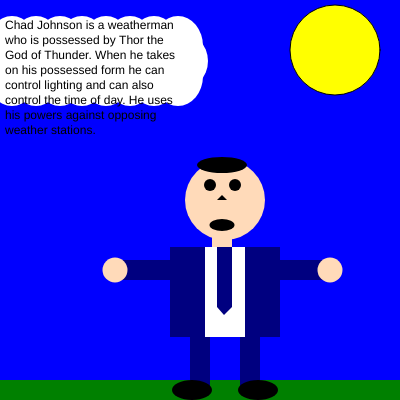
Frame 1 (no input)
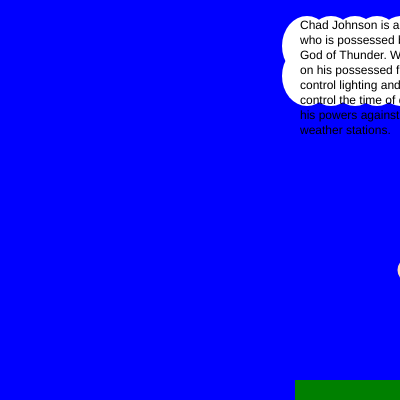
Frame 60 (no input)
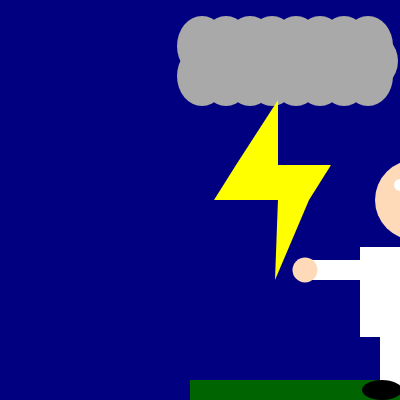
Frame 120 (the mouse pressed at the canvas centre since frame 60)

The p5.js sketch that drew these frames (run headless with seeded random() and noise() and a simulated clock; from frame 60 on, the mouse is pressed at the canvas centre):

// p5.js sketch
// ── sketch.js
var x = 0;

function setup() {
  createCanvas(400, 400);
}

function draw() {
  background(220);

  push();
  translate(x, 0);
  avatar();
x = x + 5;
  if (x > width) {
  x = 0;
  }

  pop();

}
function avatar(){
background('blue');


    //sun
    fill('yellow');
    ellipse(335, 50, 90, 90);

    //clouds
    fill('white');
    noStroke();
    ellipse(12, 46, 50, 60);
    ellipse(36, 46, 50, 60);
    ellipse(60, 46, 50, 60);
    ellipse(82, 46, 50, 60);
    ellipse(106, 46, 50, 60);
    ellipse(130, 46, 50, 60);
    ellipse(154, 46, 50, 60);
    ellipse(178, 46, 50, 60);

    //middle cloud
    ellipse(178, 61, 60, 60);

    //bottom layer clouds
    ellipse(12, 76, 50, 60);
    ellipse(36, 76, 50, 60);
    ellipse(60, 76, 50, 60);
    ellipse(82, 76, 50, 60);
    ellipse(106, 76, 50, 60);
    ellipse(130, 76, 50, 60);
    ellipse(154, 76, 50, 60);
    ellipse(178, 76, 50, 60);

    fill('black')
      text('Chad Johnson is a weatherman who is possessed by Thor the God of Thunder. When he takes on his possessed form he can control lighting and can also control the time of day. He uses his powers against opposing weather stations.', 5, 20, 180, 120);

    //grass
    fill('green');
    rect(0, 380, 400, 20);

    //head
    fill('peachpuff');
    circle(225, width/2, 80, 80);

    //hair
    fill('black')
    ellipse(222, 165, 50, 16);

    //eyes
    fill('black');
    ellipse(210, 185, 12, 12);
    ellipse(235, 185, 12, 12);

    //nose
    triangle(222, 195, 217, 200, 227, 200);

    //mouth
    ellipse(222, 225, 25, 12);

    //neck
    fill('peachpuff');
    rect(212, 235, 20, 12 );

    //torso
    fill('white');
    rect(170, 247, 110, 90);

    fill('#000080');
    rect(170, 247, 35, 90);
    rect(245, 247, 35, 90);

    //tie
    rect(217, 247, 15, 60 );
    triangle(217, 307, 232, 307, 224, 315);



    //legs

    rect(190, 337, 20, 50);
    rect(240, 337, 20, 50);

    //arms
    rect(115, 260, 55, 20);
      rect( 280, 260, 55, 20);

    //hands
    fill('peachpuff');
    circle(330, 270, 25);
    circle(115, 270, 25);

    //feet
    fill('black');
    ellipse(192, 390, 40, 20);
    ellipse(258, 390, 40, 20);


    if(mouseIsPressed){

    background('#000080');

     //sun
    fill('white');
    ellipse(335, 50, 90, 90);

    //clouds
    fill('#A9A9A9');
    noStroke();
    ellipse(12, 46, 50, 60);
    ellipse(36, 46, 50, 60);
    ellipse(60, 46, 50, 60);
    ellipse(82, 46, 50, 60);
    ellipse(106, 46, 50, 60);
    ellipse(130, 46, 50, 60);
    ellipse(154, 46, 50, 60);
    ellipse(178, 46, 50, 60);

    //middle cloud
    ellipse(178, 61, 60, 60);

    //bottom layer clouds
    ellipse(12, 76, 50, 60);
    ellipse(36, 76, 50, 60);
    ellipse(60, 76, 50, 60);
    ellipse(82, 76, 50, 60);
    ellipse(106, 76, 50, 60);
    ellipse(130, 76, 50, 60);
    ellipse(154, 76, 50, 60);
    ellipse(178, 76, 50, 60);

    //grass
    fill('#006400');
    rect(0, 380, 400, 20);

    //head
    fill('peachpuff');
    circle(225, width/2, 80, 80);



    //eyes
    fill('white');
    ellipse(210, 185, 12, 12);
    ellipse(235, 185, 12, 12);

    //nose
      fill('black');
    triangle(222, 195, 217, 200, 227, 200);

    //mouth
    rect(210, 220, 25, 2);

    //neck
    fill('peachpuff');
    rect(212, 235, 20, 12 );

    //torso
    fill('white');
    rect(170, 247, 110, 90);

    fill('white');
    rect(170, 247, 35, 90);
    rect(245, 247, 35, 90);

    //tie
    rect(217, 247, 15, 60 );
    triangle(217, 307, 232, 307, 224, 315);



    //legs

    rect(190, 337, 20, 50);
    rect(240, 337, 20, 50);

    //arms
    rect(115, 260, 55, 20);
      rect( 280, 260, 55, 20);

    //hands
    fill('peachpuff');
    circle(330, 270, 25);
    circle(115, 270, 25);

    //feet
    fill('black');
    ellipse(192, 390, 40, 20);
    ellipse(258, 390, 40, 20);

    //lightning bolt
      fill('yellow');
      quad(46, 165, 141, 165, 119, 200, 24, 200);

    triangle(88, 165, 46, 165, 88, 100);
    triangle(88, 199, 119, 200, 85, 280);





    }










    print("debugger");

}
